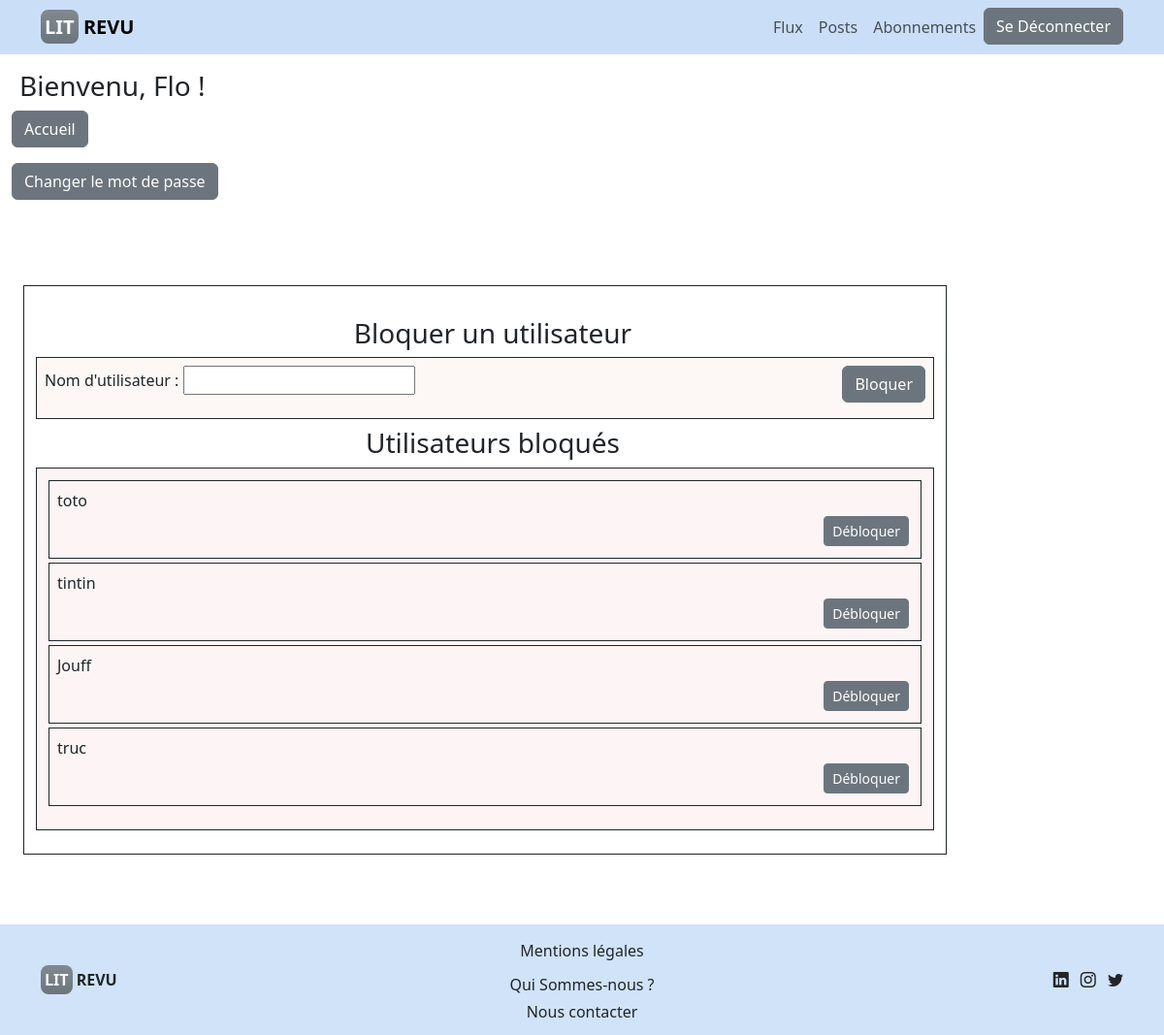
Before: /revu/block/ (signed in) with the older database file.
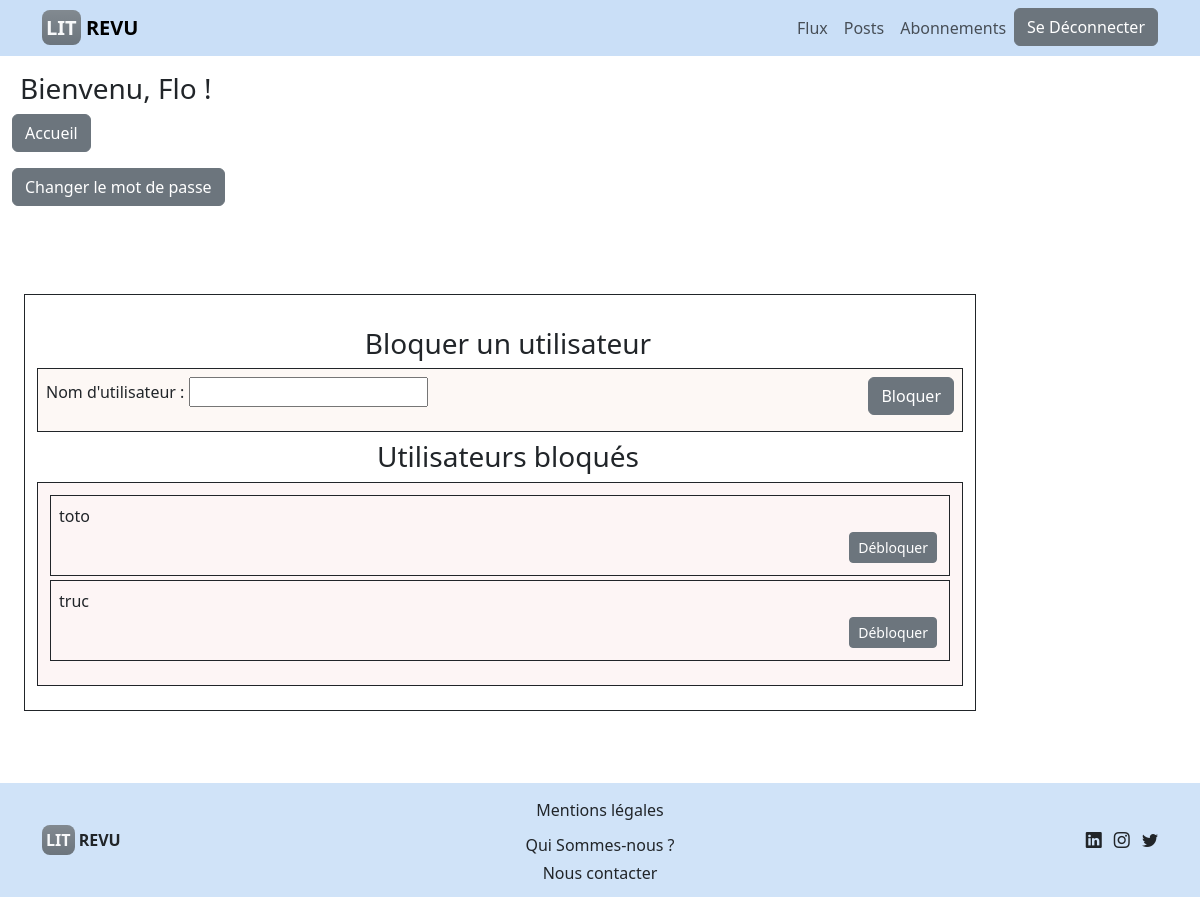
After: the same page with the newer database file.
### revu/models.py (models this page shows)
class BlockedUser(models.Model):
    user = models.ForeignKey(User, on_delete=models.CASCADE,
                             related_name='blocked_users')
    blocked_user = models.ForeignKey(User, on_delete=models.CASCADE,
                                     related_name='blocked_by_users')
    class Meta:
        unique_together = (
            'user',
            'blocked_user'
        )

### authentication/models.py (models this page shows)
class User(AbstractUser):
    DEVELOPER = "DEVELOPER"
    SUBSCRIBER = "SUBSCRIBER"
    ROLE_CHOICES = (
        (DEVELOPER, 'Développeur'),
        (SUBSCRIBER, 'Utilisateur'),
    )
    profile_photo = models.ImageField(blank=True)
    role = models.CharField(max_length=30, choices=ROLE_CHOICES)
    follows = models.ManyToManyField(
        'self',
        symmetrical=False,
        verbose_name='suit',
    )
    def __str__(self):
        return f'{self.username}'

### revu/views.py (the view, shortened to what this page needs)
# urls.py: path('revu/block/', revu.views.block_user,
@login_required
def block_user(request):
    form = forms.FollowUsersForm(request.POST or None)
    user = request.user
    blocked_user = BlockedUser.objects.filter(user=request.user)
    context = {
        'block_form': form,
        'user': user,
        'blocked_users': blocked_user,
    }
    return render(request, 'revu/block_view.html', context=context)

### revu/forms.py (shortened to what this page needs)
class FollowUsersForm(forms.Form):
    username = forms.CharField(max_length=64, label='Nom d\'utilisateur')
    class Meta:
        model = User
        fields = ['follow']

### revu/templates/revu/block_view.html (shortened to what this page needs)
{% extends 'base.html' %}
{% block content %}
<div class="container my-5" aria-label="Blocked user form">
    <div class="border border-dark p-4">
    <div class="row align-items-center">
        <h3 class="m-2 text-center">Bloquer un utilisateur</h3>
            <div class="border border-dark p-2"  style="background-color: rgb(253, 248, 245);">
                <div class="row">
                    <div class="col-6">
                    <form id="follow-users-form" method="post">
                        {{block_form.as_p}}
                    </div>
                        <div class="text-end col-6">
                        <button type="submit" class="btn btn-secondary" onclick="return confirm('Êtes-vous sûr de vouloir bloquer cet utilisateur ?')">Bloquer</button>
                    </div>
                </div>
            </div>
    </div>
    <div class="row">
        <h3 class="m-2 text-center">Utilisateurs bloqués</h3>
        <div class="border border-dark p-2 "  style="background-color: rgb(253, 245, 245);">
            <ul class="list-unstyled">
                {% for b_user in blocked_users %}
                    <li class="border border-dark m-1 p-2">
                        {{ b_user.blocked_user.username }}
                            <form action="{% url 'unblock_user' b_user.blocked_user.id %}" method="post" style="display: inline;">
                                <div class="text-end m-1">
                                <button type="submit" class="btn btn-secondary btn-sm" onclick="return confirm('Êtes-vous sûr de vouloir débloquer cet utilisateur ?')">Débloquer</button></div>
                            </form>
                    </li>
                {% endfor %}
            </ul>
        </div>
    </div>
</div>
</div>
{% endblock content %}

Changed rows visible on the page:
removed BlockedUser: blocked_user.username "tintin"
removed BlockedUser: blocked_user.username "Jouff"
